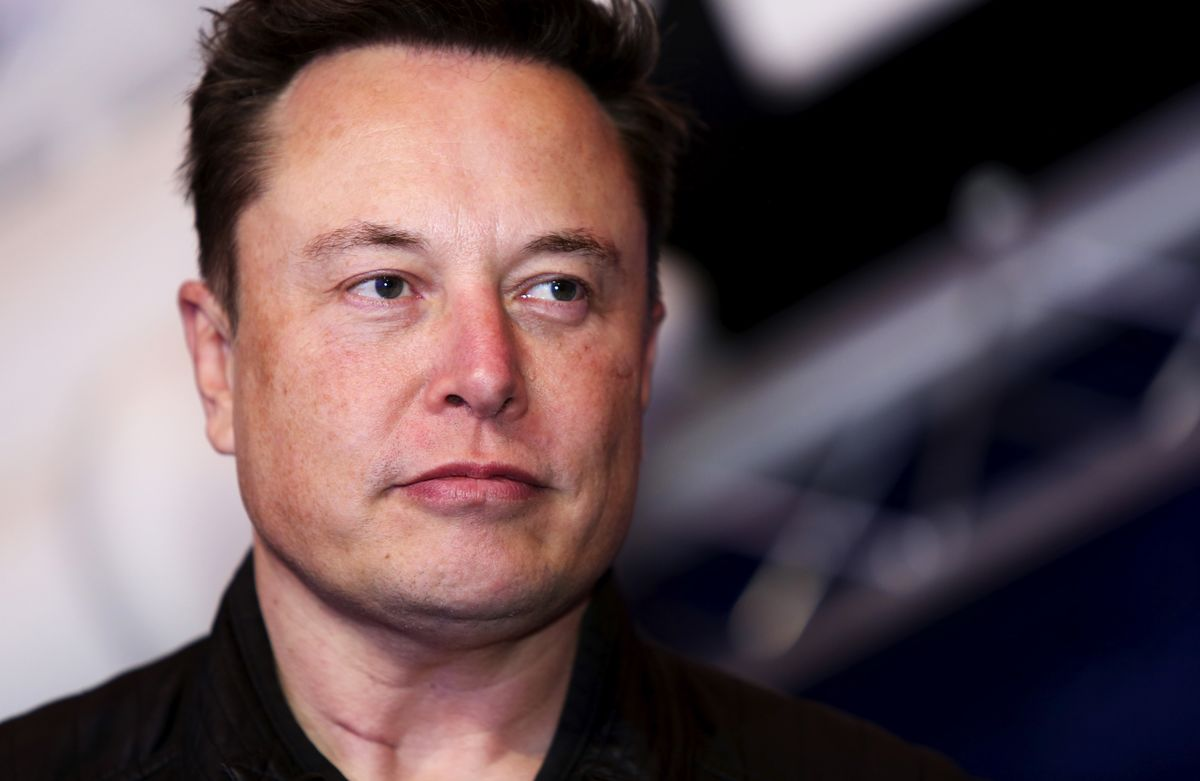
#> input picture Elon.jpg, 1200 x 781 px, given in place of Eu.jpg, which was not available
$ python FaceDetector6.py
#> lines starting #> are read from the running program, lines starting #| are printed output that depends on the picture; after the words box and inside, x2 and y2 are one past the last pixel; in counts of white or black regions, pixels touching at a corner belong together; pictures that were not available may be replaced by others from this repository, and a replacement may not be noted
import cv2

# Carregar imagem de referência
imgElon = cv2.imread('Eu.jpg')
#> imgElon is the input picture: shape (781, 1200, 3); mean B, G, R 86.9, 83, 101.5
imgElon_gray = cv2.cvtColor(imgElon, cv2.COLOR_BGR2GRAY)
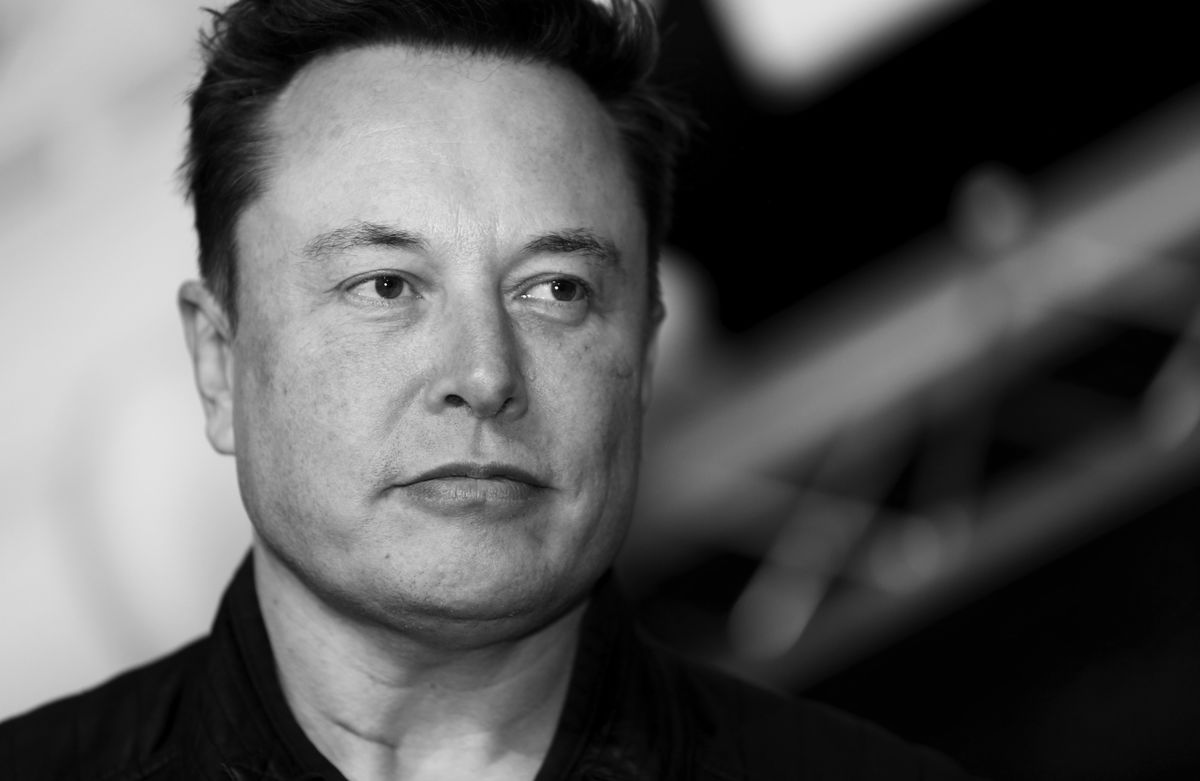
#> imgElon_gray: shape (781, 1200); min 0, max 252, mean 89

# Inicializar webcam
cap = cv2.VideoCapture(0)

# Detector de rosto Haar
face_cascade = cv2.CascadeClassifier(cv2.data.haarcascades + "haarcascade_frontalface_default.xml")

# ORB para pontos-chave
orb = cv2.ORB_create()

# Descritor da imagem de referência
kp1, des1 = None, None
faces_ref = face_cascade.detectMultiScale(imgElon_gray, 1.3, 5)
#> faces_ref = [[224, 97, 484, 484]]
for (x, y, w, h) in faces_ref:
    roi_ref = imgElon_gray[y:y+h, x:x+w]
    kp1, des1 = orb.detectAndCompute(roi_ref, None)
    break  # usar apenas o primeiro rosto
#> this loop made 1 pass
#> pass 1, `roi_ref = imgElon_gray[y:y+h, x:x+w]`:
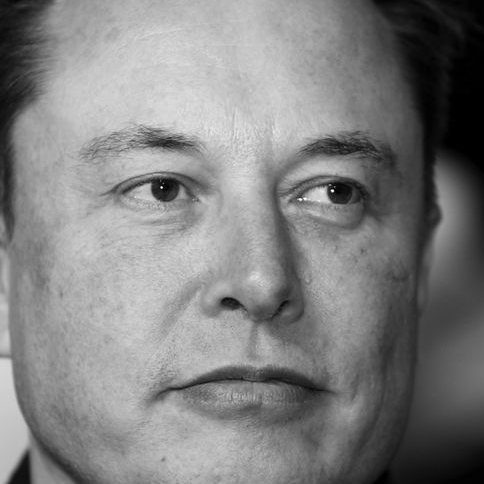
#> roi_ref: shape (484, 484); min 0, max 252, mean 128.5

bf = cv2.BFMatcher(cv2.NORM_HAMMING, crossCheck=True)

while True:
    ret, frame = cap.read()
    if not ret:
        break

    gray = cv2.cvtColor(frame, cv2.COLOR_BGR2GRAY)
    faces = face_cascade.detectMultiScale(gray, 1.3, 5)
#> faces = [[224, 97, 484, 484]]

    for (x, y, w, h) in faces:
        roi_face = gray[y:y+h, x:x+w]
        kp2, des2 = orb.detectAndCompute(roi_face, None)

        if des2 is not None and des1 is not None:
            matches = bf.match(des1, des2)
            matches = sorted(matches, key=lambda x: x.distance)
            score = len(matches) / max(len(kp1), 1)  # porcentagem de correspondência

            cv2.rectangle(frame, (x, y), (x+w, y+h), (0, 255, 0), 2)
            cv2.putText(frame, f"Match: {score*100:.1f}%", (x, y-10),
                        cv2.FONT_HERSHEY_SIMPLEX, 0.6, (0, 255, 0), 2)
#> this loop made 1 pass
#> (x, y, w, h, matches, score) on pass 1: (224, 97, 484, 484, 500 matches, 1)
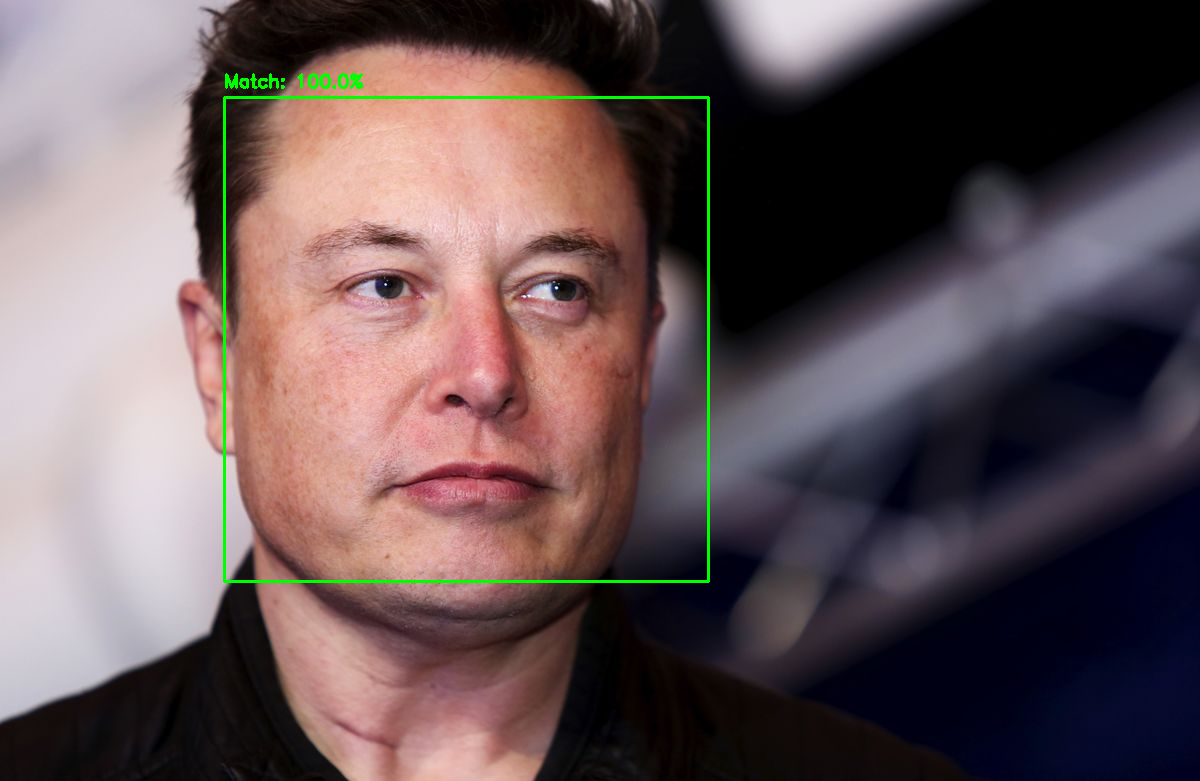
#> frame: shape (781, 1200, 3); 0.73% of pixels changed, all inside (x1, y1, x2, y2) = (223, 73, 710, 583)

    cv2.imshow("Comparacao", frame)

    if cv2.waitKey(1) == 27:  # ESC
#> (key Esc is pressed here)
        break

cap.release()
cv2.destroyAllWindows()
